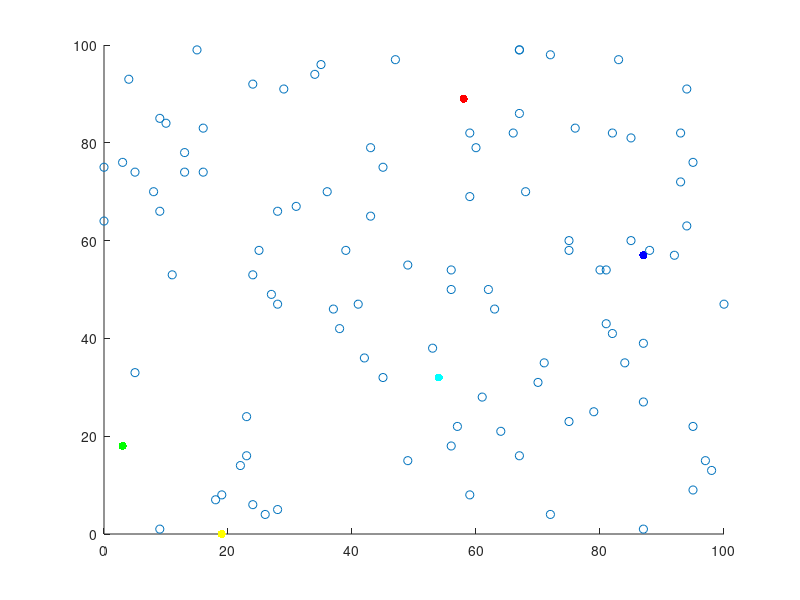
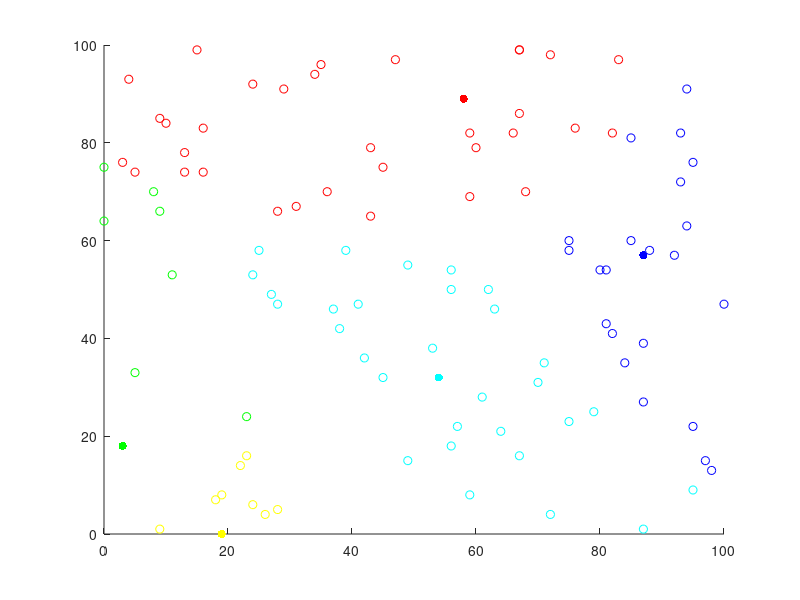
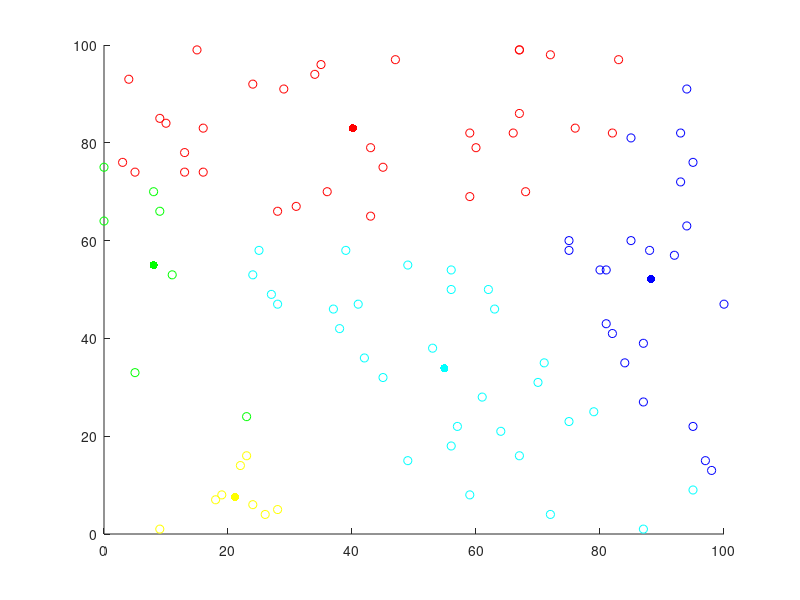
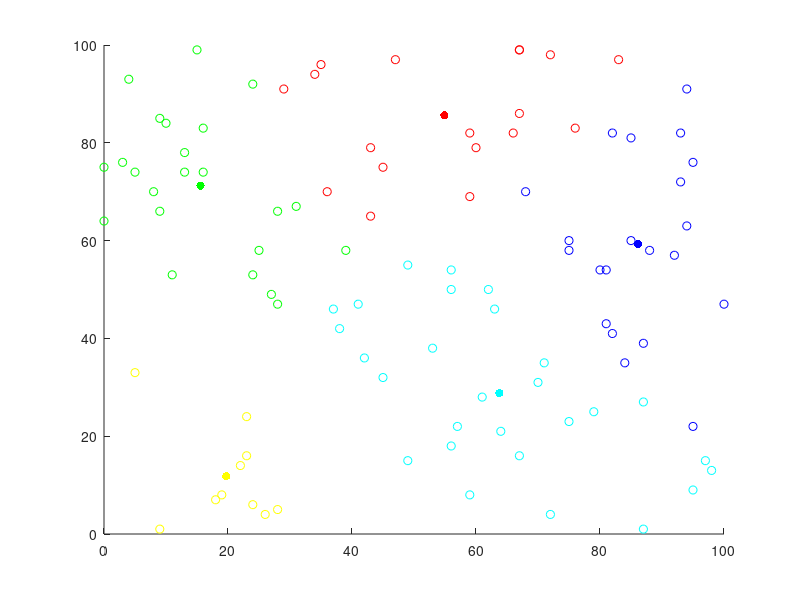

The MATLAB script that drew these images, in order:
% K means algorithm implementation


num_cent = 5;
num_dp = 100;
ws = 100;

colorChart = ['b', 'r', 'g', 'y', 'c', 'm']; 

dataPoints = randi([0 100], num_dp, 2);
centroids = randi([0 100], num_cent, 2);
clusterIndex = zeros(num_dp, 2);

% inital plot 
figure;

set(gca, 'xlim',[0, ws], 'ylim', [0, ws])
title('randomly scattered datapoints & initial centroids');
scatter(dataPoints(:,1), dataPoints(:,2), 'black') 

hold on
for i = 1:num_cent
    scatter(centroids(i,1), centroids(i,2), colorChart(i) , 'filled');
end
hold off


% clustering starts

distBuff = zeros(num_dp, num_cent);
% distance calculation
for i = 1:num_dp
    for j = 1:num_cent
    
        distBuff(i, j) = sqrt( (dataPoints(i, 1) - centroids(j,1))^2 + (dataPoints(i, 2) - centroids(j,2))^2 );
        
    end
end

% cluster back

for i=1:num_dp
    
    minimum = distBuff(i, 1);
    clusterIndex(i) = 1;
    
   for j = 2:num_cent

       if ( distBuff(i, j) < minimum)
           minimum = distBuff(i, j);
           clusterIndex(i, 1) = j;
       end
       
   end
   
       clusterIndex(i, 2) = colorChart(clusterIndex(i, 1)); 
end



figure;

set(gca, 'xlim',[0, ws], 'ylim', [0, ws])
title('initial custering');
scatter(dataPoints(1,1), dataPoints(1,2), char(clusterIndex(1,2)))
hold on
for i = 2:num_dp
    scatter(dataPoints(i,1), dataPoints(i,2), char(clusterIndex(i,2)))
end


for i = 1:num_cent
    scatter(centroids(i,1), centroids(i,2), colorChart(i) , 'filled');
end
hold off



% moving centroid

mean = zeros(num_cent, 3);
for i=1:num_dp
        mean(clusterIndex(i, 1), 1) = mean(clusterIndex(i, 1), 1) + dataPoints(i, 1);
        mean(clusterIndex(i, 1), 2) = mean(clusterIndex(i, 1), 2) + dataPoints(i, 2);
        mean(clusterIndex(i, 1), 3) = mean(clusterIndex(i, 1), 3) + 1;
end
for i=1:num_cent
   
    centroids(i, 1) = mean(i, 1) / mean(i, 3);
    centroids(i, 2) = mean(i, 2) / mean(i, 3);
    
end

figure;

set(gca, 'xlim',[0, ws], 'ylim', [0, ws])
title('modified centroids');
scatter(dataPoints(1,1), dataPoints(1,2), char(clusterIndex(1,2)))
hold on
for i = 2:num_dp
    scatter(dataPoints(i,1), dataPoints(i,2), char(clusterIndex(i,2)))
end


for i = 1:num_cent
    scatter(centroids(i,1), centroids(i,2), colorChart(i) , 'filled')
end
hold off


prevCentroids = zeros(num_cent, 2);

%iternation

while prevCentroids ~= centroids
    
    prevCentroids = centroids;
   
       distBuff = zeros(num_dp, num_cent);
    % distance calculation
    for i = 1:num_dp
        for j = 1:num_cent

            distBuff(i, j) = sqrt( (dataPoints(i, 1) - centroids(j,1))^2 + (dataPoints(i, 2) - centroids(j,2))^2 );

        end
    end

    % cluster back

    for i=1:num_dp

        minimum = distBuff(i, 1);
        clusterIndex(i) = 1;

       for j = 2:num_cent

           if ( distBuff(i, j) < minimum)
               minimum = distBuff(i, j);
               clusterIndex(i, 1) = j;
           end

       end

           clusterIndex(i, 2) = colorChart(clusterIndex(i, 1)); 
    end

    mean = zeros(num_cent, 3);
    for i=1:num_dp
            mean(clusterIndex(i, 1), 1) = mean(clusterIndex(i, 1), 1) + dataPoints(i, 1);
            mean(clusterIndex(i, 1), 2) = mean(clusterIndex(i, 1), 2) + dataPoints(i, 2);
            mean(clusterIndex(i, 1), 3) = mean(clusterIndex(i, 1), 3) + 1;
    end
    for i=1:num_cent

        centroids(i, 1) = mean(i, 1) / mean(i, 3);
        centroids(i, 2) = mean(i, 2) / mean(i, 3);

    end
    
end

figure;

set(gca, 'xlim',[0, ws], 'ylim', [0, ws])
title('10th iteration');
scatter(dataPoints(1,1), dataPoints(1,2), char(clusterIndex(1,2)))
hold on
for i = 2:num_dp
    scatter(dataPoints(i,1), dataPoints(i,2), char(clusterIndex(i,2)))
end


for i = 1:num_cent
    scatter(centroids(i,1), centroids(i,2), colorChart(i) , 'filled')
end
hold off